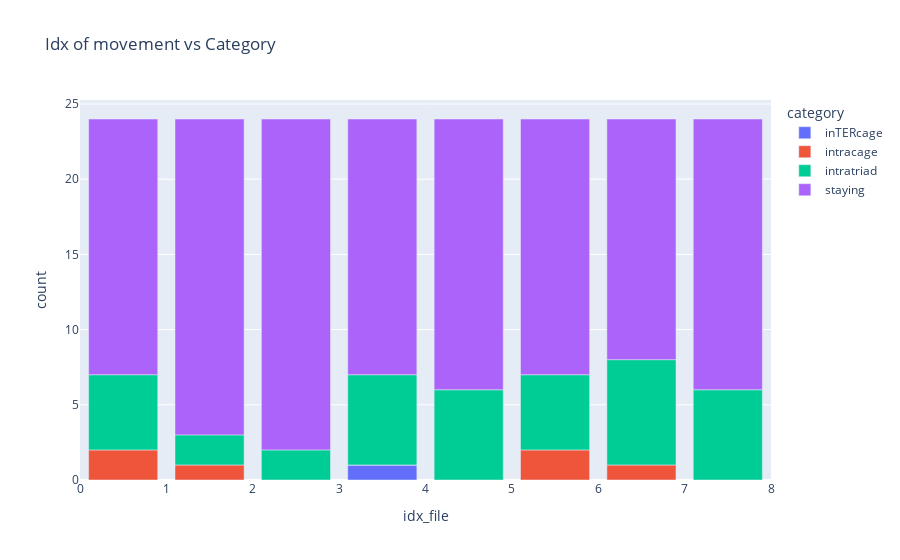

The notebook cell this image was saved under:
### Code cell
if proceed_NEB == "True":
    df = Movement.TupleCage.get_and_plot_df_movement_category_counted(df_movement)
    print(df.sum())

### Figure 1 — Plotly figure (JSON) as saved in the notebook; plotly's stock layout.template omitted (floating-point values rounded to 4 significant figures)
{"data": [{"alignmentgroup": "True", "hovertemplate": "category=inTERcage<br>idx_file=%{x}<br>count=%{y}<extra></extra>", "legendgroup": "inTERcage", "marker": {"color": "#636efa", "pattern": {"shape": ""}}, "name": "inTERcage", "offsetgroup": "inTERcage", "orientation": "v", "showlegend": true, "textposition": "auto", "type": "bar", "x": [0.5, 1.5, 2.5, 3.5, 4.5, 5.5, 6.5, 7.5], "xaxis": "x", "y": [0, 0, 0, 1, 0, 0, 0, 0], "yaxis": "y"}, {"alignmentgroup": "True", "hovertemplate": "category=intracage<br>idx_file=%{x}<br>count=%{y}<extra></extra>", "legendgroup": "intracage", "marker": {"color": "#EF553B", "pattern": {"shape": ""}}, "name": "intracage", "offsetgroup": "intracage", "orientation": "v", "showlegend": true, "textposition": "auto", "type": "bar", "x": [0.5, 1.5, 2.5, 3.5, 4.5, 5.5, 6.5, 7.5], "xaxis": "x", "y": [2, 1, 0, 0, 0, 2, 1, 0], "yaxis": "y"}, {"alignmentgroup": "True", "hovertemplate": "category=intratriad<br>idx_file=%{x}<br>count=%{y}<extra></extra>", "legendgroup": "intratriad", "marker": {"color": "#00cc96", "pattern": {"shape": ""}}, "name": "intratriad", "offsetgroup": "intratriad", "orientation": "v", "showlegend": true, "textposition": "auto", "type": "bar", "x": [0.5, 1.5, 2.5, 3.5, 4.5, 5.5, 6.5, 7.5], "xaxis": "x", "y": [5, 2, 2, 6, 6, 5, 7, 6], "yaxis": "y"}, {"alignmentgroup": "True", "hovertemplate": "category=staying<br>idx_file=%{x}<br>count=%{y}<extra></extra>", "legendgroup": "staying", "marker": {"color": "#ab63fa", "pattern": {"shape": ""}}, "name": "staying", "offsetgroup": "staying", "orientation": "v", "showlegend": true, "textposition": "auto", "type": "bar", "x": [0.5, 1.5, 2.5, 3.5, 4.5, 5.5, 6.5, 7.5], "xaxis": "x", "y": [17, 21, 22, 17, 18, 17, 16, 18], "yaxis": "y"}], "layout": {"barmode": "relative", "legend": {"title": {"text": "category"}, "tracegroupgap": 0}, "title": {"text": "Idx of movement vs Category"}, "xaxis": {"anchor": "y", "domain": [0, 1], "title": {"text": "idx_file"}}, "yaxis": {"anchor": "x", "domain": [0, 1], "title": {"text": "count"}}}}
